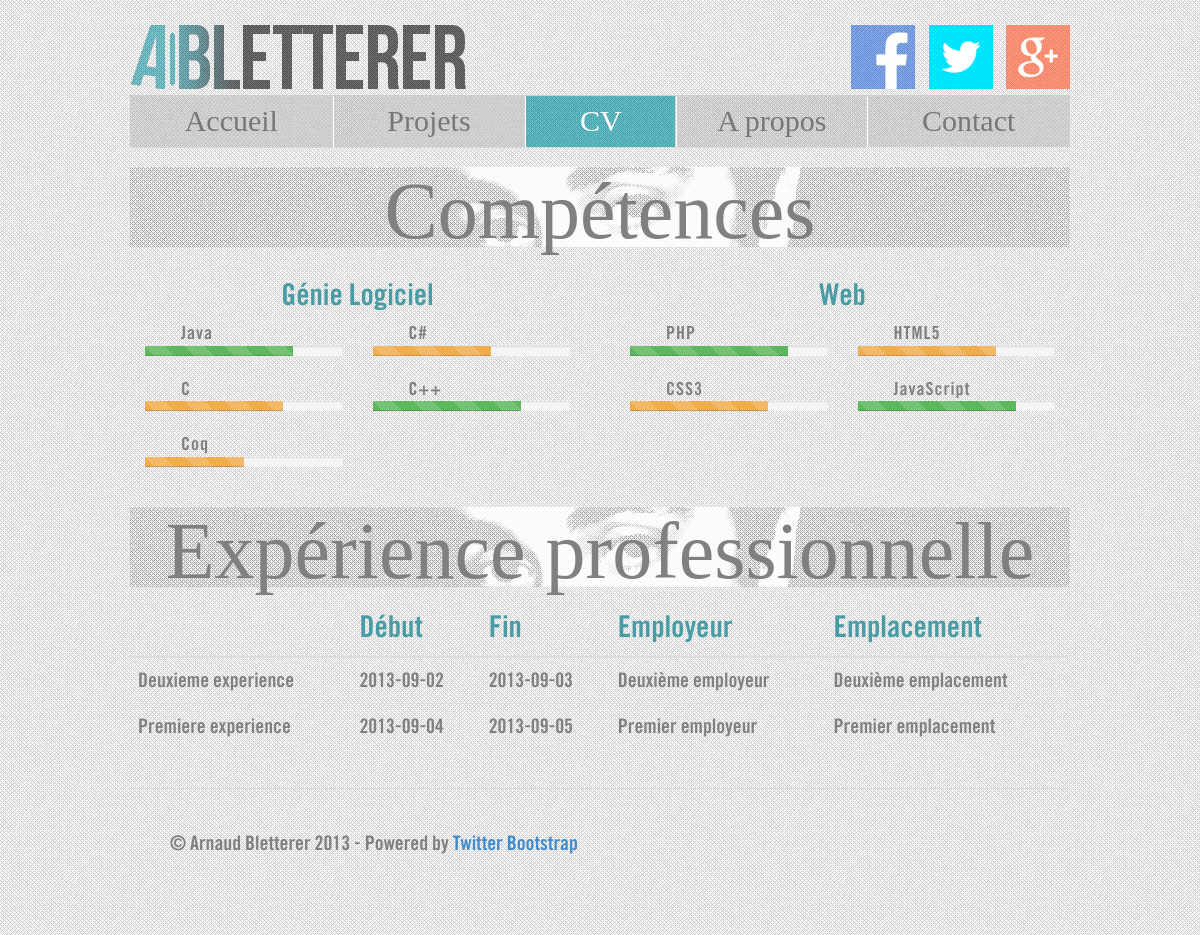
The app's page /cv.php with its own data.
### tables this page shows
CREATE TABLE `competence` (
  `idCompetence` int(11) NOT NULL AUTO_INCREMENT,
  `nomCompetence` varchar(50) NOT NULL,
  `categorieCompetence` varchar(50) NOT NULL,
  `noteCompetence` tinyint(4) NOT NULL,
  PRIMARY KEY (`idCompetence`)
);

CREATE TABLE `experience` (
  `idExperience` int(11) NOT NULL AUTO_INCREMENT,
  `nomExperience` varchar(50) NOT NULL,
  `dateDebutExperience` date NOT NULL,
  `dateFinExperience` date DEFAULT NULL,
  `employeurExperience` varchar(50) NOT NULL,
  `emplacementExperience` varchar(50) NOT NULL,
  PRIMARY KEY (`idExperience`)
);

### cv.php (the view, shortened to what this page needs)
<?php
try {
    $pdo = new PDO($stringConn, $userConn, $mdpConn, $argsConn);
    $pdo->setAttribute(PDO::ATTR_ERRMODE, PDO::ERRMODE_EXCEPTION);
}
catch (Exception $e) {
    echo 'Erreur : '.$e->getMessage().'<br />';
    echo 'N° : '.$e->getCode();
}
$stmt = $pdo->query("SELECT * FROM competence ORDER BY categorieCompetence");
$competences = $stmt->fetchAll(PDO::FETCH_ASSOC);
$stmt = $pdo->query("SELECT * FROM experience ORDER BY dateDebutExperience");
$experiences = $stmt->fetchAll(PDO::FETCH_BOTH);
$lastCategorie = "";
?>
<?php require_once("header.php"); ?>
    <span class="title-h1"><h1>Compétences</h1></span>
    <div class="row">
<?php foreach($competences as $competence) {
    if($lastCategorie=="") {
        echo "<div class='col-xs-6'>";
    }
    if($competence["categorieCompetence"]!=$lastCategorie) {
        if($lastCategorie!="") echo "</div><div class='col-xs-6'>";
        $lastCategorie = $competence["categorieCompetence"];
        echo "<h2 style='text-align:center;'>".$lastCategorie."</h2>";
    }
    if($competence["noteCompetence"]>70) $typeBar = "progress-bar-success";
    elseif($competence["noteCompetence"]>40) $typeBar = "progress-bar-warning";
    else $typeBar = "progress-bar-danger";
?>
        <div class="col-xs-6">
            <p style="margin:0px; letter-spacing:1px; font-size:18px"><?php echo $competence['nomCompetence']; ?></p>
            <div class="progress progress-striped" onmouseover="this.className='progress progress-striped active'" onmouseout="this.className='progress progress-striped'" style="height:10px;">
                <div class="progress-bar <?php echo $typeBar; ?>" role="progressbar" aria-valuenow="<?php echo $competence['noteCompetence']; ?>" aria-valuemin="0" aria-valuemax="100" style="width: <?php echo $competence['noteCompetence']; ?>%; height:10px;">
                </div>
            </div>
        </div>
<?php }
    if($lastCategorie!="") echo "</div>";
;?>
    </div>
    <span class="title-h1"><h1>Expérience professionnelle</h1></span>
    <table class="table table-hover">
        <thead>
<?php
    $colonnes = array_keys($experiences[0]);
    $nbcolonnes = 0;
    foreach($colonnes as $colonne) {
        ++$nbcolonnes;
        if(!is_numeric($colonne) && $colonne!="idExperience") {
            switch($colonne) {
            case "nomExperience" :
                echo "<th></th>";
            break;
            case "dateDebutExperience" :
                echo "<th>Début</th>";
            break;
            case "dateFinExperience" :
                echo "<th>Fin</th>";
            break;
            case "employeurExperience" :
                echo "<th>Employeur</th>";
            break;
            case "emplacementExperience" :
                echo "<th>Emplacement</th>";
            break;
            }
        }
    }
?>
        </thead>
        <tbody>
<?php
        foreach($experiences as $experience) {
            echo "<tr>";
            for($i=1;$i<$nbcolonnes/2;$i++)
                echo "<td>".$experience[$i]."</td>";
            echo "</tr>";
        }
?>
        </tbody>
    </table>
<?php require_once("footer.php"); ?>

### header.php (shortened to what this page needs)
<?php $nom_page = substr(strrchr($_SERVER["PHP_SELF"],'/'),1); ?>
<html lang="en"><head>
    <link href="bootstrap/css/bootstrap.css" rel="stylesheet">
    <link href="css/justified-nav.css" rel="stylesheet">
    <link href="css/main.css" rel="stylesheet">
</head>
<body>
<div class="container">
    <div class="masthead">
        <span class="logo-title">
            <a href="index.php"><img src="img/abletterer-logo.png" onmouseover="this.src='img/abletterer-logo-hover.png'" onmouseout="this.src='img/abletterer-logo.png';"></a>
            <span class="social">
                <a href="https://www.facebook.com/abletterer" target="_blank"><img src="img/facebook-logo.gif" onmouseover="this.src='img/facebook-logo-hover.gif'" onmouseout="this.src='img/facebook-logo.gif';"></a>
                <a href="https://www.twitter.com/abletterer" target="_blank"><img src="img/twitter-logo.gif" onmouseover="this.src='img/twitter-logo-hover.gif'" onmouseout="this.src='img/twitter-logo.gif';"></a>
                <a href="https://plus.google.com/115104367788742954625/about" target="_blank"><img src="img/googleplus-logo.gif" onmouseover="this.src='img/googleplus-logo-hover.gif'" onmouseout="this.src='img/googleplus-logo.gif';"></a>
            </span>
        </span>
        <ul class="nav nav-justified" style="max-width: 970px;">
            <li <?php echo $nom_page=="index.php"?" class='active'":""; ?>
            ><a href="./index.php">Accueil</a></li>
            <li <?php echo $nom_page=="projets.php"?" class='active'":""; ?>
            ><a href="./projets.php">Projets</a></li>
            <li <?php echo $nom_page=="cv.php"?" class='active'":""; ?>
            ><a href="./cv.php">CV</a></li>
            <li <?php echo $nom_page=="about.php"?" class='active'":""; ?>
            ><a href="./about.php">A propos</a></li>
            <li <?php echo $nom_page=="contact.php"?" class='active'":""; ?>
            ><a href="./contact.php">Contact</a></li>
        </ul>
    </div>

### footer.php (shortened to what this page needs)
<div class="footer">
    <p>&copy; Arnaud Bletterer 2013 - Powered by <a href="http://getbootstrap.com/" target="_blank">Twitter Bootstrap</a></p>
</div>
</div>
</body></html>

### css/justified-nav.css (style rules this page uses)
body { padding-top: 20px; }
.footer { border-top: 1px solid #eee; margin-top: 40px; padding-top: 40px; padding-bottom: 40px; }
.nav-justified { background-color: #eee; border-radius: 0; border: 1px solid #ccc; }
.nav-justified > li > a { padding-top: 4px; padding-bottom: 4px; color: #777; font-size:30px; text-align: center; border-bottom: 1px solid #d5d5d5; background-image: url("../img/darkmesh.png"); }
.nav-justified > .active > a, .nav-justified > .active > a:hover, .nav-justified > .active > a:focus { background-color: #ddd; background-image: none; color:#fff; box-shadow: inset 0 3px 7px 3px 7px rgba(0,0,0,.15); background-image: url("../img/bluemesh.png"); }
.nav-justified > li:first-child > a { border-radius: 0; }
.nav-justified > li:last-child > a { border-bottom: 0; border-radius: 0; }
@media (min-width: 768px) { .nav-justified { max-height: 52px; } }
@media (min-width: 768px) { .nav-justified > li > a { border-left: 1px solid #fff; border-right: 1px solid #d5d5d5; } }
@media (min-width: 768px) { .nav-justified > li:first-child > a { border-left: 0; border-radius: 0; } }
@media (min-width: 768px) { .nav-justified > li:last-child > a { border-radius: 0; border-right: 0; } }

### css/main.css (style rules this page uses)
body { padding-top: 20px; padding-bottom: 60px; color:gray; overflow-y: scroll; }
.container { margin: 0 auto; max-width: none !important; width: 970px; }
.logo-title { text-align:center; width:auto; }
.logo-title span.social { float:right; padding-top:5px; width:auto; }
.logo-title span.social img { padding-left:10px; }
.footer { border-top-color: #ddd; }
.footer,.btn { font-size:20px; }
body { background-image: url('../img/lghtmesh.png'); }
span.title-h1 h1 { font-size: 80px; text-align:center; background-image: url('../img/profil-h1.png'); height:80px; }
h2 { font-family:TraditionellSans; color:#499ca4; }
table,p,address,input,label,textarea { font-family:TraditionellSans; font-size:20px; }
p { text-indent:2em; }
th { font-weight:normal; font-size:30px; color:#499ca4; }

### records on screen
competence: categorieCompetence "Génie Logiciel", nomCompetence "Java", $competence['noteCompetence'] 75 (drawn)
competence: nomCompetence "C#", $competence['noteCompetence'] 60 (drawn)
competence: nomCompetence "C", $competence['noteCompetence'] 70 (drawn)
competence: nomCompetence "C++", $competence['noteCompetence'] 75 (drawn)
competence: nomCompetence "Coq", $competence['noteCompetence'] 50 (drawn)
competence: categorieCompetence "Web", nomCompetence "PHP", $competence['noteCompetence'] 80 (drawn)
competence: nomCompetence "HTML5", $competence['noteCompetence'] 70 (drawn)
competence: nomCompetence "CSS3", $competence['noteCompetence'] 70 (drawn)
competence: nomCompetence "JavaScript", $competence['noteCompetence'] 80 (drawn)
experience: nomExperience "Deuxieme experience", dateDebutExperience "2013-09-02", dateFinExperience "2013-09-03", employeurExperience "Deuxième employeur", emplacementExperience "Deuxième emplacement"
experience: nomExperience "Premiere experience", dateDebutExperience "2013-09-04", dateFinExperience "2013-09-05", employeurExperience "Premier employeur", emplacementExperience "Premier emplacement"
